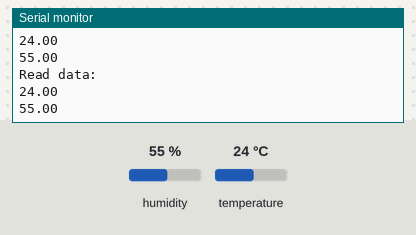
Bench run of a sketch on a simulated ESP8266 (NodeMCU). On the bench: the last lines printed to the serial monitor. The test bench sets the inputs (shaded band); at power-on: humidity 55 %, temperature 24 °C. WiFi joins after 1.5 s; servers stay silent unless stated; not simulated (calls return 0 or success): credentials.h.

Above: at 2.7 s.
2.8 s: humidity set to 22 %
At 4.3 s:
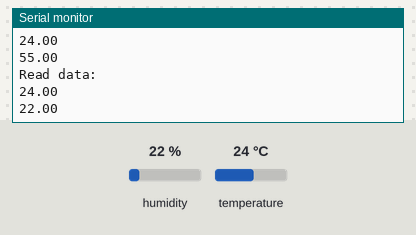
5.5 s: temperature set to 12 °C
At 6.3 s:
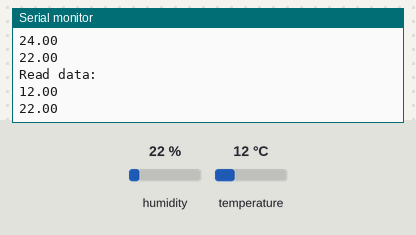
8.2 s: humidity set to 40 %
At 10.3 s:
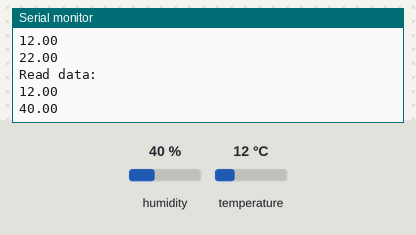
Timing chart, 0 to 11.8 s (numbered marks = the images above; inputs shaded):
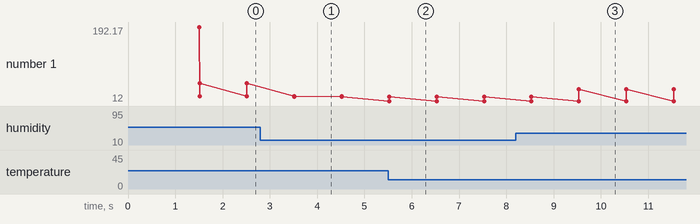

Measured:
- after the input at 2.8 s, the serial monitor: prints a new line after 0.72 s (image 1)
- after the input at 5.5 s, the serial monitor: prints a new line at once (image 2)
- after the input at 8.2 s, the serial monitor: prints a new line after 1.3 s (image 3)
- plotted number 1: 55 → 22 after the input at 2.8 s, 22 → 40 after the input at 8.2 s

The sketch:

tempSensor.ino
```cpp
#include <ESP8266WiFi.h>
#include <ESP8266HTTPClient.h>
#include <DHT.h>

DHT dht(D2, DHT22);

#include "serial.h"
#include "wifi.h"
#include "http.h"
#include "credentials.h"

void setup() {
  	initSerial();
	  initWifi(WIFI_SSID, WIFI_PASS);

    dht.begin();
}

void loop() {
    float humidity = dht.readHumidity();
    float temp = dht.readTemperature();

    Serial.println("Read data:");
    Serial.println(temp);
    Serial.println(humidity);

    delay(1000);
}
```

http.cpp
```cpp
#include <ESP8266HTTPClient.h>


void httpRequest(const char* url) {
    HTTPClient http;
    http.begin(url);
    // http.addHeader("Content-Type", "application/json");
    // http.addHeader("Accept", "application/json");

    int httpCode = http.GET();
    Serial.println(httpCode);
    Serial.println(http.getString());

    http.end();
}
```

http.h
```cpp
void httpRequest(const char* url);
```

serial.cpp
```cpp
#include <ESP8266WiFi.h>

void initSerial() {
  Serial.begin(115200);
  Serial.setTimeout(2000);

  // Wait for serial to initialize.
  while (!Serial) { }

  Serial.println("Serial initialized");
  Serial.println("-------------------------------------");
}
```

serial.h
```cpp
void initSerial();
```

wifi.cpp
```cpp
#include <ESP8266WiFi.h>

bool initWifi(const char* ssid, const char* password) {
    // Connect to Wifi.
    Serial.println();
    Serial.print("Connecting to ");
    Serial.println(ssid);

    WiFi.begin(ssid, password);

    // WiFi fix: https://github.com/esp8266/Arduino/issues/2186
    WiFi.persistent(false);
    WiFi.mode(WIFI_OFF);
    WiFi.mode(WIFI_STA);
    WiFi.begin(ssid, password);

    unsigned long wifiConnectStart = millis();

    while (WiFi.status() != WL_CONNECTED) {
        // Check to see if
        if (WiFi.status() == WL_CONNECT_FAILED) {
            Serial.println("Failed to connect to WiFi. Please verify credentials: ");
            delay(10000);
        }

        delay(500);
        Serial.println("...");
        // Only try for 5 seconds.
        if (millis() - wifiConnectStart > 15000) {
            Serial.println("Failed to connect to WiFi");
            return false;
        }
    }

    Serial.println("WiFi connected. IP address: ");
    Serial.println(WiFi.localIP());
    Serial.println("-------------------------------------");

    return true;
}
```

wifi.h
```cpp
void initWifi(const char* ssid, const char* password);
```
